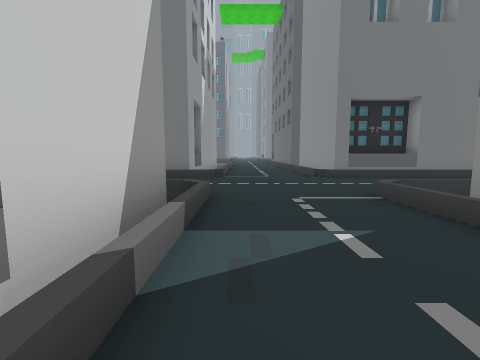
View 1 (above)

24 first-person views from a walk through a 3-D level made in the Unity game engine. The camera is 1.4 m above the floor, tilts 6° down and sees 90° across. The floor is counted in squares, 2 m on a side. Each view is taken from the middle of a square. On the plan, view 1 faces up. The plan holds only what a view shows up to about 9 squares ahead; the rest is blank. The place goes on beyond the plan. The player is left out. Some surface patterns are stand-ins.

View 2
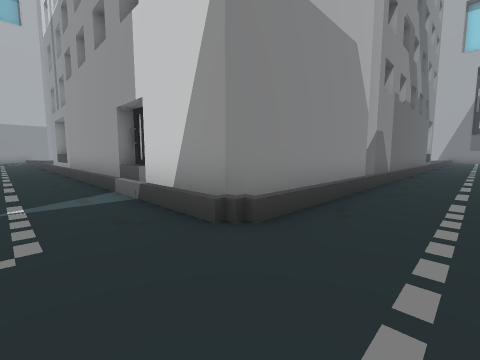

View 3
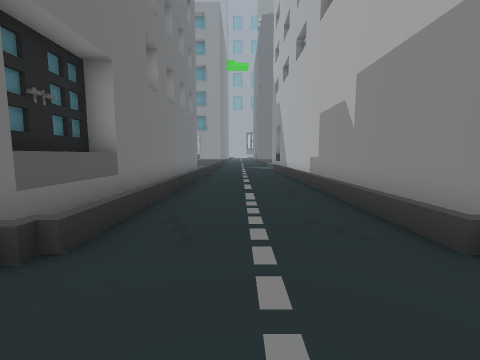

View 4
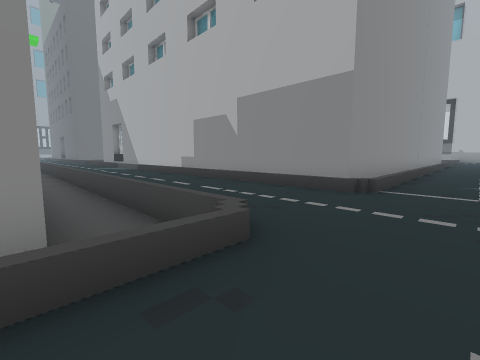

View 5
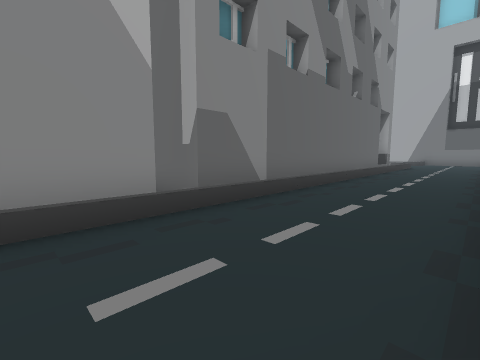

View 6
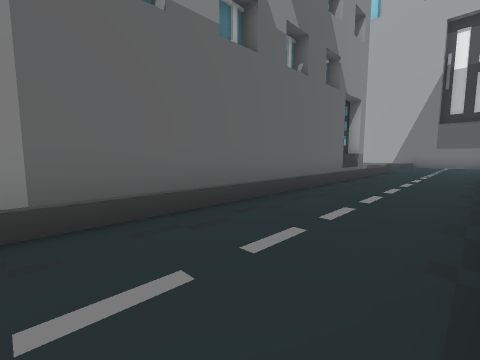

View 7
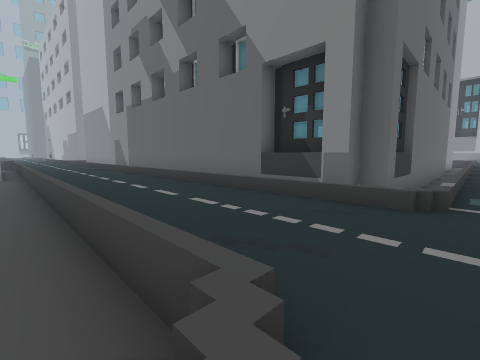

View 8
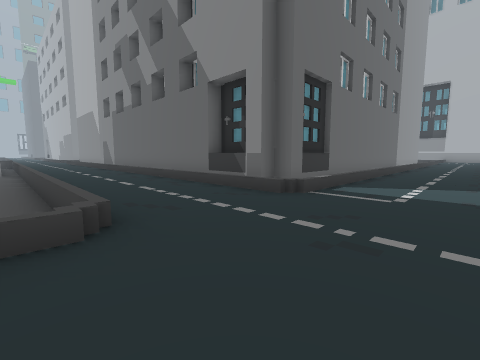

View 9
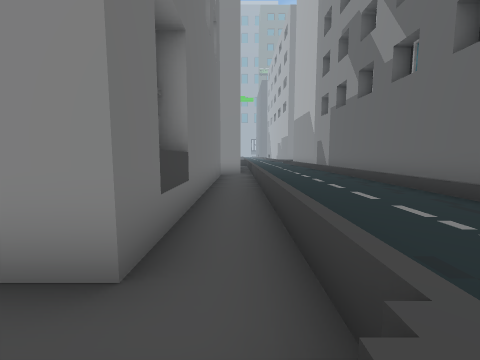

View 10
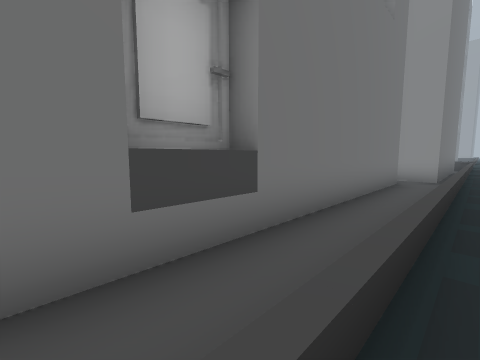

View 11
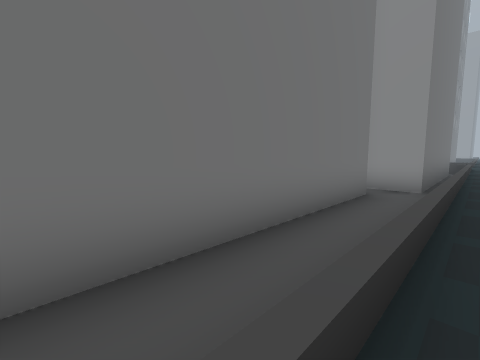

View 12
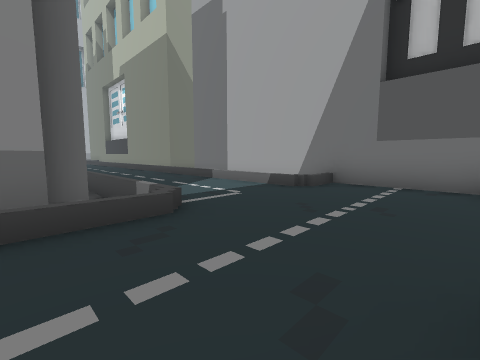

View 13
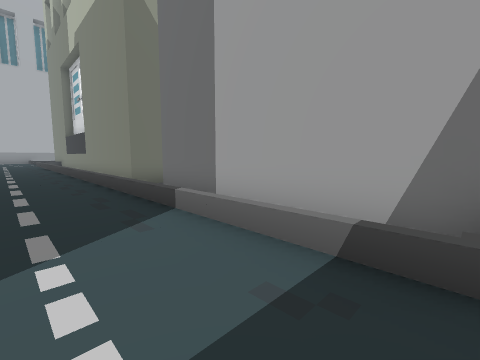

View 14
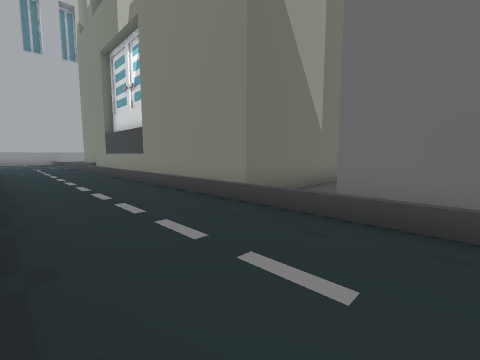

View 15
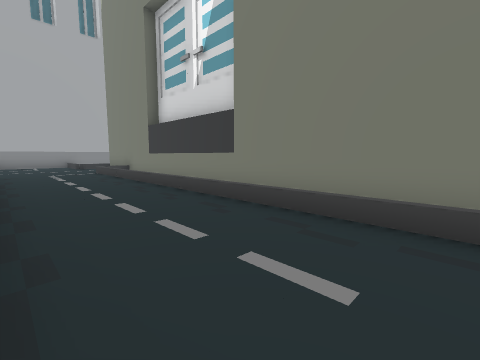

View 16
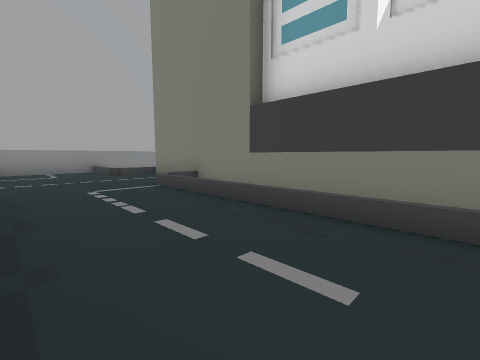

View 17
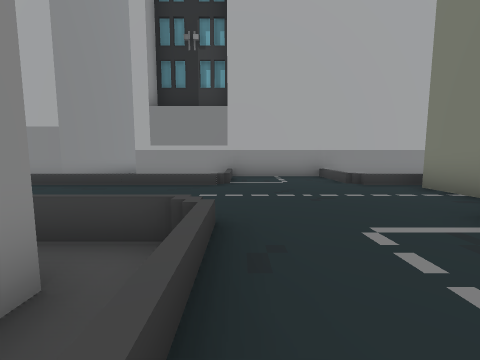

View 18
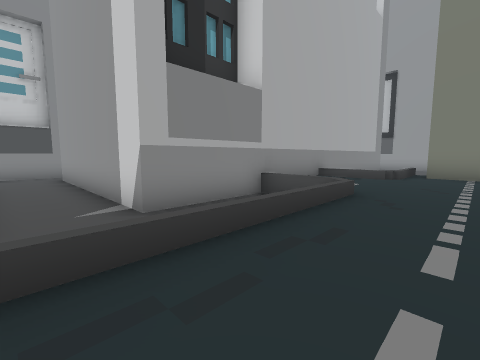

View 19
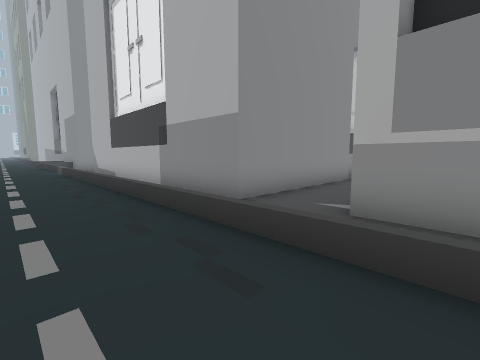

View 20
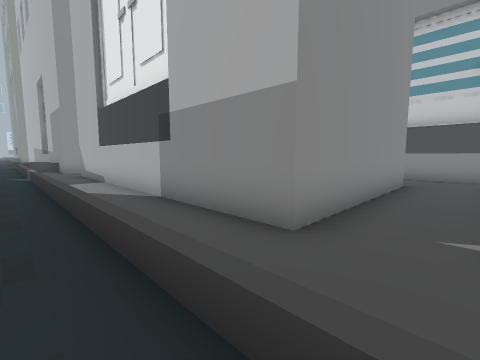

View 21
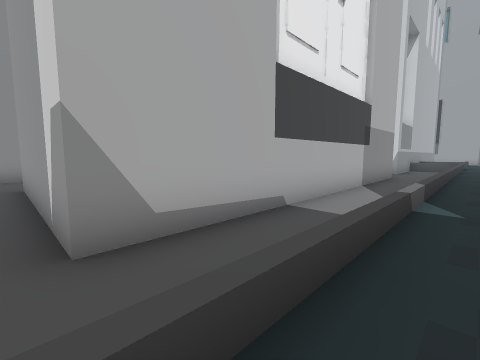

View 22
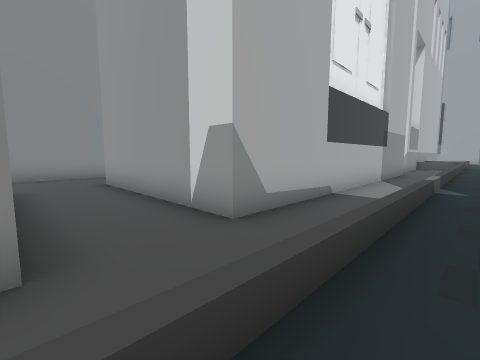

View 23
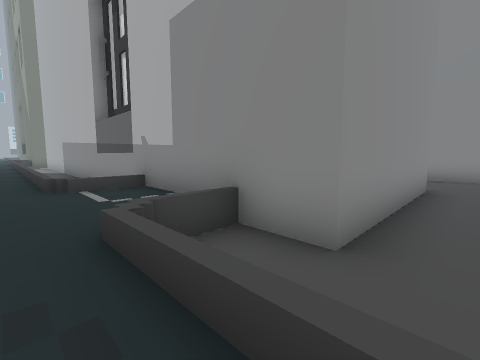

View 24
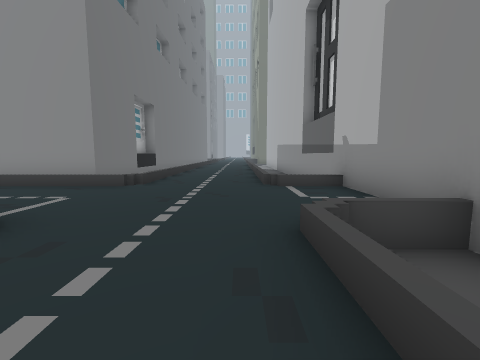

### Floor plan
Key: @ floor where view 1 was taken; # wall or solid block; . main floor; - floor 0.5 m lower than the main floor; v drop or lower ground; B building.
Columns run from 25 left of view 1 to 10 right of it. Each row starts with its distance up from view 1.
  9      vBBBBBBBBBBB      B ...BBBBBBBB
  8   ...vvvvvvvvvvvBBBBBB Bv...vvvvvvvv
  7 #..................... .............
  6 #...................................
  5 #...................................
  4 #-...vBBBBBBBBBBBBBBBBBBB...vvvvvvvv
  3 #-...BBBBBBB   BBB      B...########
  2 #-...B                  B...#
  1 #-...B                  B...#
  0 #-...B                 BB@..#
 -1 #-...B                  B...#
 -2  -...B                  B...#
 -3  -...B                  B..
 -4 B-...B                  B..
 -5 B-...                   B..
 -6 B-...
 -7 B-...
 -8 B-...
 -9 B-...
-10 B-...
-11 B-...
-12 B-...                       #
-13 B-...                      .#
-14 B-...v#                   ..####
-15 B-...vv                  ...
-16 B......                .........
-17 B..................    .........
-18 B................................
-19 --...--------------------...-----
-20  -...   -----------------...
-21 BBBBBBBB--BBBBBBBBBBB--##########
-22     BBBB--B         B--#
-23        B--B         B--#
-24        B--B         B--#
-25        B--B         B--#
-26        B--B         B--#
-27        B---          ---
-28        B---          ---
-29         ---          ---
-30         ##          ####

Where each view was taken, in squares from view 1:
view 1: 0 up, 0 right, facing up
view 2: 6 up, 1 right, facing down-left
view 3: 6 up, 1 right, facing right
view 4: 9 up, 1 right, facing down-right
view 5: 7 up, 5 left, facing down-left
view 6: 7 up, 9 left, facing down-left
view 7: 8 up, 21 left, facing down-right
view 8: 8 up, 23 left, facing down-right
view 9: 8 up, 21 left, facing right
view 10: 7 up, 19 left, facing up-right
view 11: 7 up, 16 left, facing up-right
view 12: 7 up, 19 left, facing down-left
view 13: 4 up, 22 left, facing down-left
view 14: 0 up, 21 left, facing down-left
view 15: 5 down, 21 left, facing down-left
view 16: 10 down, 21 left, facing down-left
view 17: 13 down, 21 left, facing down
view 18: 17 down, 16 left, facing down-left
view 19: 17 down, 19 left, facing down-right
view 20: 18 down, 17 left, facing down-right
view 21: 18 down, 4 left, facing down-left
view 22: 18 down, 2 left, facing down-left
view 23: 18 down, 3 left, facing down-right
view 24: 18 down, 3 left, facing right
